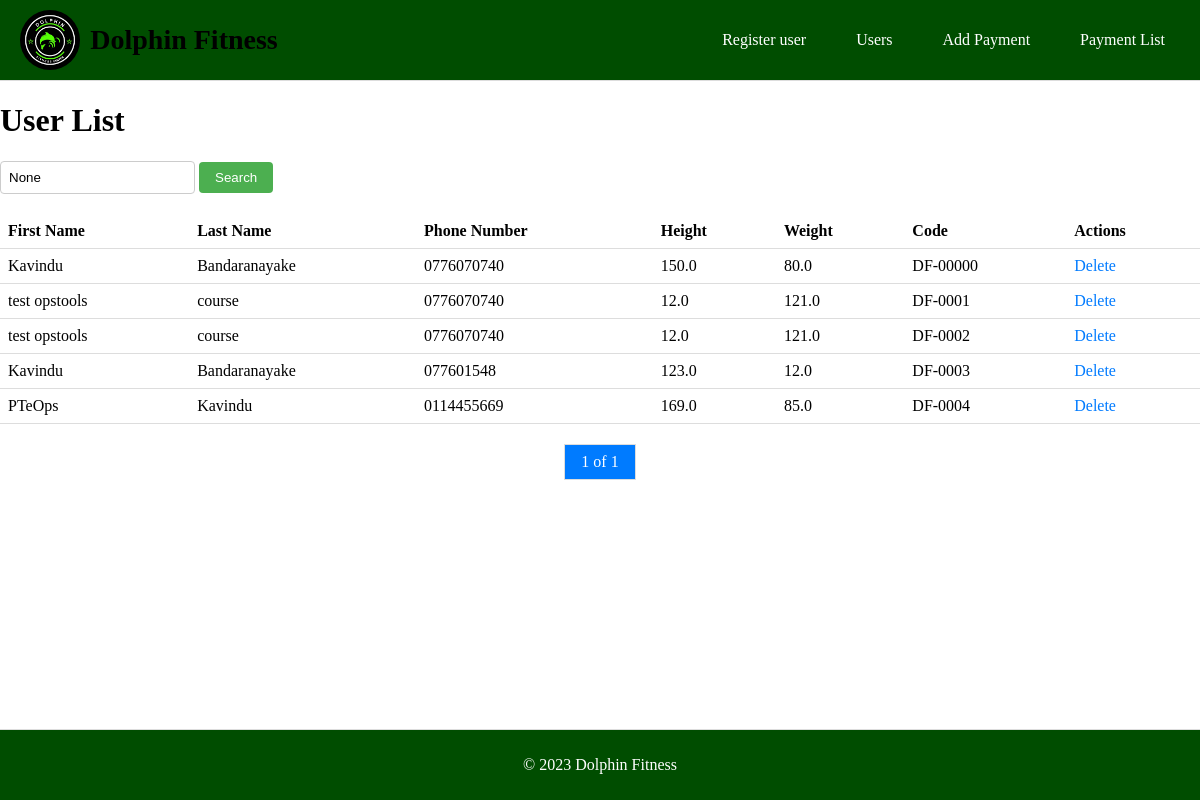
The app's page /users/, older data.
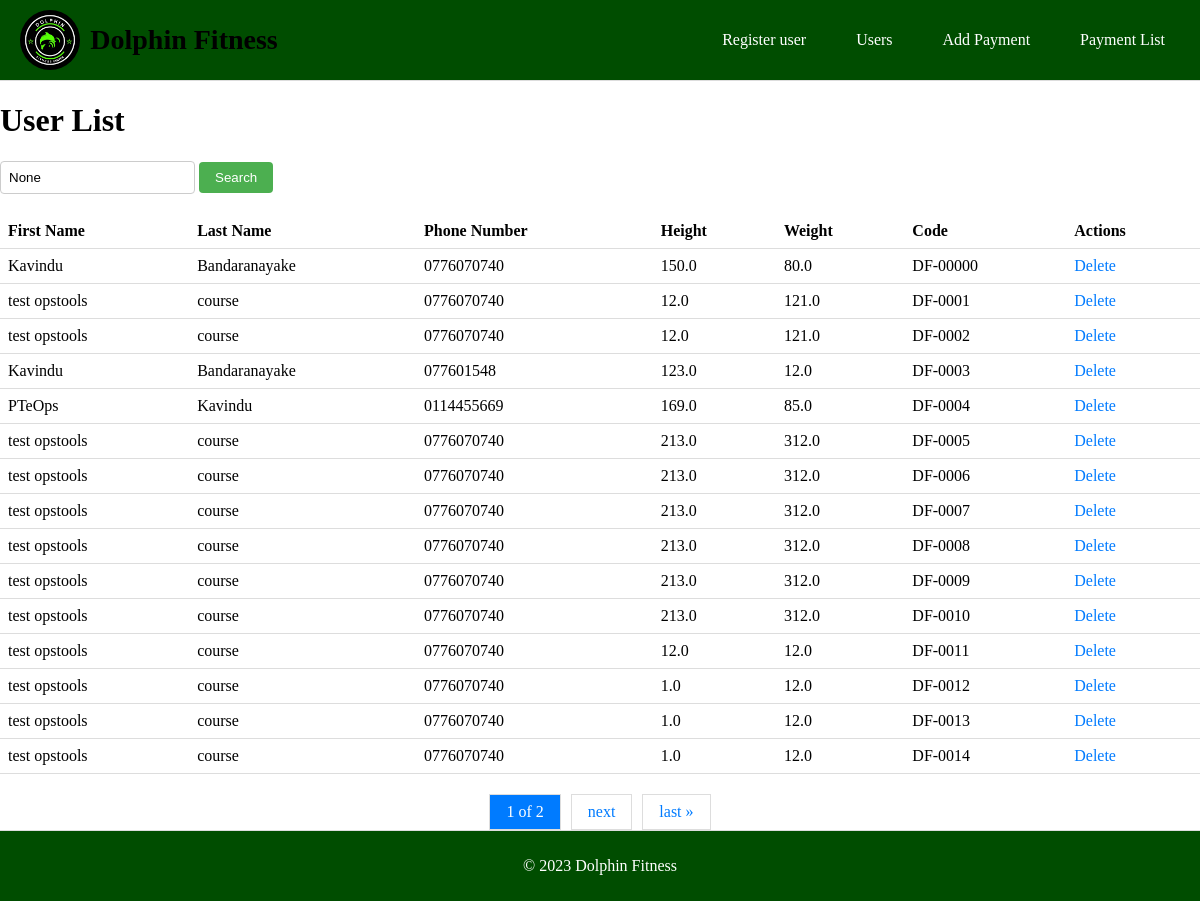
The same page, newer data.
### users/models.py (models this page shows, shortened)
class User(models.Model):
    first_name = models.CharField(max_length=30)
    last_name = models.CharField(max_length=30)
    phone_number = models.CharField(max_length=15)
    height = models.FloatField()
    weight = models.FloatField()
    code = models.CharField(max_length=7, unique=True)  # Add this line

### users/views.py (the view)
# urls.py: path('users/', views.user_list, name='user_list'),
def user_list(request):
    query = request.GET.get('q')
    if query:
        users = User.objects.filter(Q(code__icontains=query) | Q(phone_number__icontains=query))
    else:
        users = User.objects.all()
    paginator = Paginator(users, 15)  # Show 15 users per page
    page_number = request.GET.get('page')
    page_obj = paginator.get_page(page_number)
    return render(request, 'users/user_list.html', {'page_obj': page_obj, 'query': query})

### users/templates/users/user_list.html (shortened to what this page needs)
<!DOCTYPE html>
<html>
{% extends 'users/base.html' %}
  {% block content %}
</head>
<body>
  <h1>User List</h1>
  <form method="get" action="{% url 'user_list' %}">
    <input type="text" name="q" placeholder="Search by code or phone number" value="{{ query }}">
    <button type="submit">Search</button>
  </form>
  <table>
    <thead>
      <tr>
        <th>First Name</th>
        <th>Last Name</th>
        <th>Phone Number</th>
        <th>Height</th>
        <th>Weight</th>
        <th>Code</th>
        <th>Actions</th>
      </tr>
    </thead>
    <tbody>
      {% for user in page_obj %}
      <tr>
        <td>{{ user.first_name }}</td>
        <td>{{ user.last_name }}</td>
        <td>{{ user.phone_number }}</td>
        <td>{{ user.height }}</td>
        <td>{{ user.weight }}</td>
        <td>{{ user.code }}</td>
        <td>
          <a href="{% url 'delete_user' user.id %}">Delete</a>
        </td>
      </tr>
      {% endfor %}
    </tbody>
  </table>
  <div class="pagination">
    <span class="current">{{ page_obj.number }} of {{ page_obj.paginator.num_pages }}</span>
    {% if page_obj.has_next %}
      <a href="?page={{ page_obj.next_page_number }}{% if query %}&q={{ query }}{% endif %}">next</a>
      <a href="?page={{ page_obj.paginator.num_pages }}{% if query %}&q={{ query }}{% endif %}">last &raquo;</a>
    {% endif %}
  </div>
  {% endblock %}

### users/templates/users/base.html (shortened to what this page needs)
<!DOCTYPE html>
<html>
<head>
    {% load static %}
    <link rel="stylesheet" type="text/css" href="{% static 'css/styles.css' %}">
</head>
<body>
    <header>
        <nav>
            <div class="nav-left">
                <img src="{% static 'images/logo.png' %}" alt="Logo" class="logo">
                <span class="app-name">Dolphin Fitness</span>
            </div>
            <ul class="nav-right">
                <li><a href="{% url 'register_user' %}">Register user</a></li>
                <li><a href="{% url 'user_list' %}">Users</a></li>
                <li><a href="{% url 'add_payment' %}">Add Payment</a></li>
                <li><a href="{% url 'payment_list' %}">Payment List</a></li>
            </ul>
        </nav>
    </header>
    <main>
        {% block content %}{% endblock %}
    </main>
    <footer>
        <p>&copy; 2023 Dolphin Fitness</p>
    </footer>
</body>
</html>

### static/css/styles.css (style rules this page uses)
html, body { height: 100%; margin: 0; display: flex; flex-direction: column; }
main { flex: 1; }
header { padding: 10px 20px; background-color: #004d00; border-bottom: 1px solid #ddd; }
nav { display: flex; justify-content: space-between; align-items: center; }
.nav-left { display: flex; align-items: center; }
.logo { height: 60px; margin-right: 10px; border-radius: 50%; }
.app-name { font-size: 28px; font-weight: bold; }
.nav-right { list-style: none; display: flex; margin: 0; padding: 0; }
.nav-right li { margin-left: 20px; }
.nav-right a { text-decoration: none; color: #ffffff; font-size: 16px; padding: 10px 15px; transition: background-color 0.3s, color 0.3s; }
footer { padding: 10px 20px; background-color: #004d00; color: #ffffff; text-align: center; border-top: 1px solid #ddd; margin-top: auto; }

### users/templates/users/user_list.html (style rules this page uses)
table { border-collapse: collapse; width: 100%; }
th, td { padding: 8px; text-align: left; border-bottom: 1px solid #ddd; }
form { margin-bottom: 20px; }
input[type="text"] { padding: 8px; border: 1px solid #ccc; border-radius: 4px; }
button[type="submit"] { padding: 8px 16px; background-color: #4CAF50; color: white; border: none; border-radius: 4px; cursor: pointer; }
a { text-decoration: none; color: #007bff; }
.pagination { display: flex; justify-content: center; margin-top: 20px; }
.pagination a { margin: 0 5px; padding: 8px 16px; border: 1px solid #ddd; color: #007bff; text-decoration: none; }
.pagination .current { margin: 0 5px; padding: 8px 16px; border: 1px solid #ddd; background-color: #007bff; color: white; text-decoration: none; }

Row changes from the older to the newer data that the page shows:
added User: first_name "test opstools", last_name "course", phone_number "0776070740", height "213.0", weight "312.0", code "DF-0005"
added User: first_name "test opstools", last_name "course", phone_number "0776070740", height "213.0", weight "312.0", code "DF-0006"
added User: first_name "test opstools", last_name "course", phone_number "0776070740", height "213.0", weight "312.0", code "DF-0007"
added User: first_name "test opstools", last_name "course", phone_number "0776070740", height "213.0", weight "312.0", code "DF-0008"
added User: first_name "test opstools", last_name "course", phone_number "0776070740", height "213.0", weight "312.0", code "DF-0009"
added User: first_name "test opstools", last_name "course", phone_number "0776070740", height "213.0", weight "312.0", code "DF-0010"
added User: first_name "test opstools", last_name "course", phone_number "0776070740", height "12.0", weight "12.0", code "DF-0011"
added User: first_name "test opstools", last_name "course", phone_number "0776070740", height "1.0", weight "12.0", code "DF-0012"
added User: first_name "test opstools", last_name "course", phone_number "0776070740", height "1.0", weight "12.0", code "DF-0013"
added User: first_name "test opstools", last_name "course", phone_number "0776070740", height "1.0", weight "12.0", code "DF-0014"
Text that changed along with them:
{{ page_obj.paginator.num_pages }}: "1" → "2"
text now shown: "next last »"
